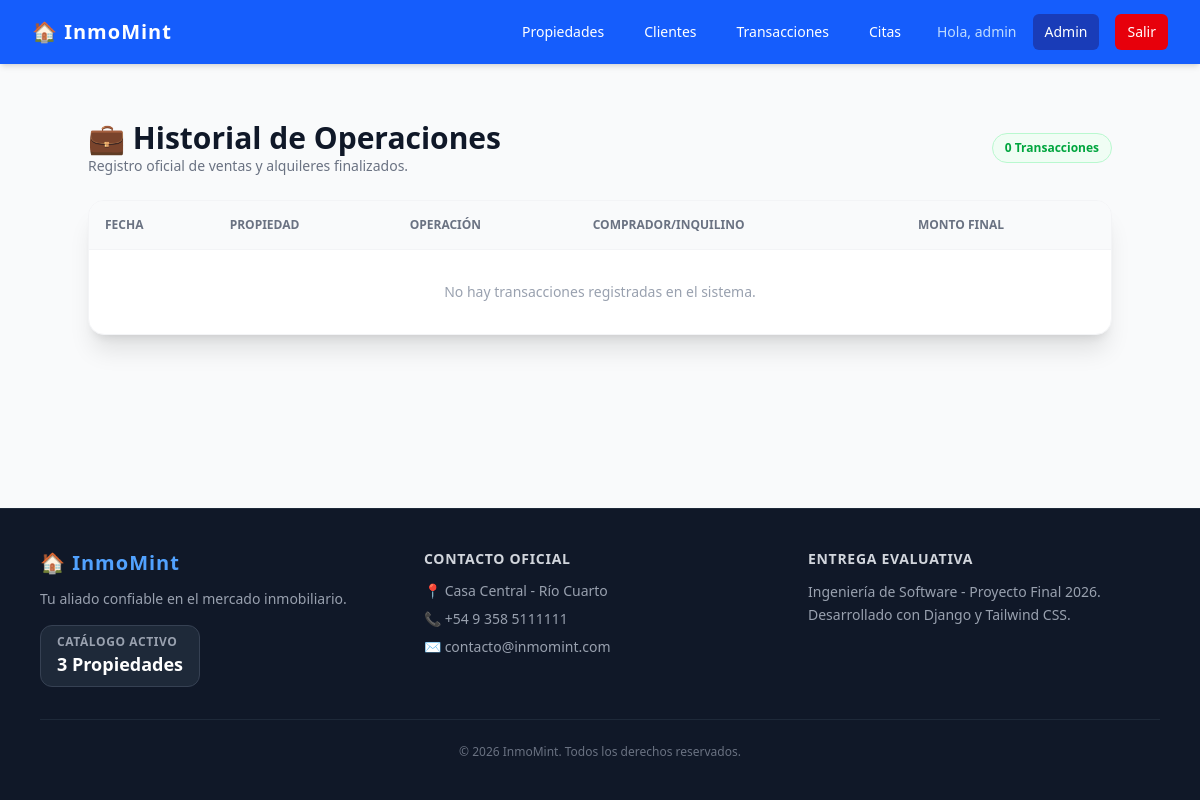
The page /propiedades/transacciones/ (signed in) on the database as committed earlier.
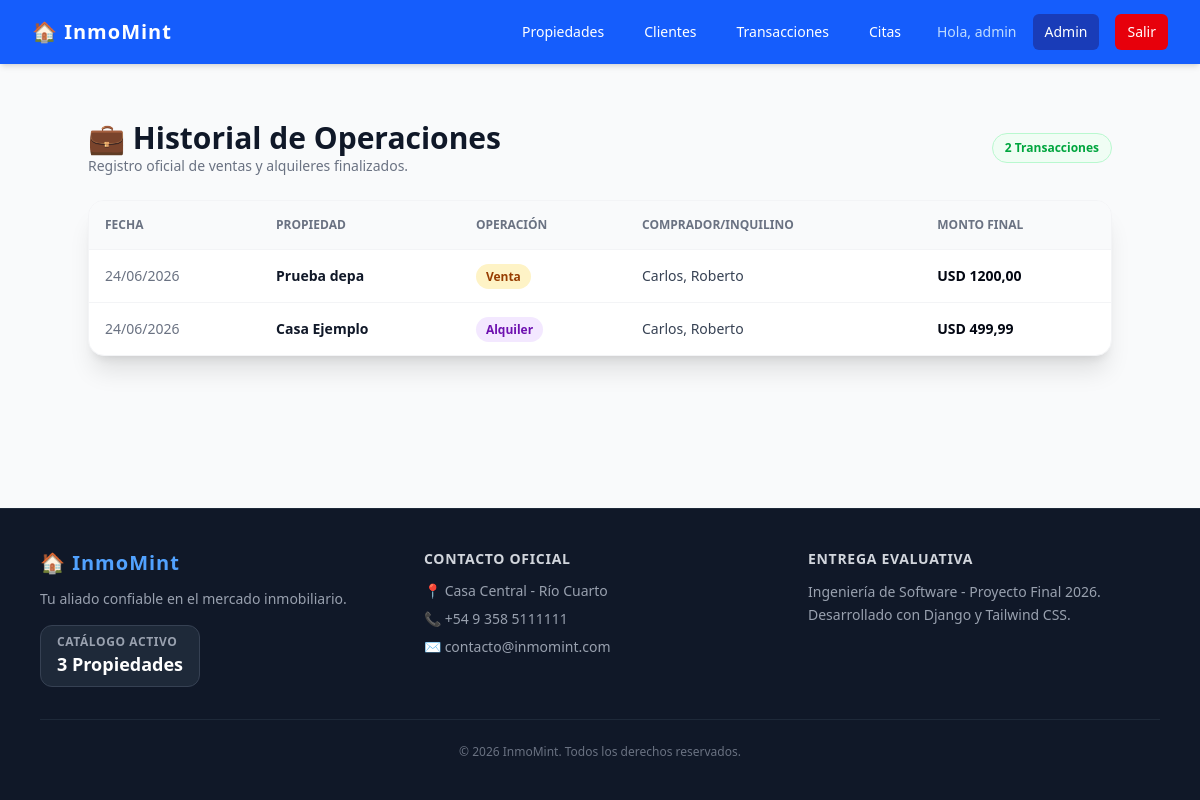
The same page on the database as committed later.
### usuarios/models.py (models this page shows, shortened)
class UsuarioPersonalizado(AbstractUser):
    telefono = models.CharField(max_length=20, blank=True, null=True)
    es_agente = models.BooleanField(default=False)

### inmobiliaria/models.py (models this page shows, shortened)
class Transaccion(models.Model):
    TIPO_OP_CHOICES = [
        ('VENTA', 'Venta'),
        ('ALQUILER', 'Alquiler'),
    ]
    propiedad = models.ForeignKey(Propiedad, on_delete=models.PROTECT)
    cliente = models.ForeignKey(Cliente, on_delete=models.PROTECT)
    agente = models.ForeignKey(settings.AUTH_USER_MODEL, on_delete=models.PROTECT)
    tipo_operacion = models.CharField(max_length=10, choices=TIPO_OP_CHOICES)
    fecha = models.DateField(auto_now_add=True)
    monto_final = models.DecimalField(max_digits=12, decimal_places=2)
    class Meta:
        verbose_name_plural = "Transacciones"

class Propiedad(models.Model):
    TIPO_CHOICES = [
        ('CASA', 'Casa'),
        ('DEPA', 'Departamento'),
        ('TERR', 'Terreno'),
        ('LOCA', 'Local Comercial'),
    ]
    ESTADO_CHOICES = [
        ('DISP', 'Disponible'),
        ('ALQU', 'Alquilada'),
        ('VEND', 'Vendida'),
    ]
    titulo = models.CharField(max_length=200, verbose_name="Título")
    descripcion = models.TextField(verbose_name="Descripción")
    direccion = models.CharField(max_length=250, verbose_name="Dirección")
    precio = models.DecimalField(max_length=12, decimal_places=2, max_digits=12, verbose_name="Precio (USD)")
    tipo = models.CharField(max_length=4, choices=TIPO_CHOICES, default='CASA')
    estado = models.CharField(max_length=4, choices=ESTADO_CHOICES, default='DISP')
    agente = models.ForeignKey(settings.AUTH_USER_MODEL, on_delete=models.SET_NULL, null=True, blank=True, related_name="propiedades")
    class Meta:
        verbose_name_plural = "Propiedades"

class Cliente(models.Model):
    nombre = models.CharField(max_length=100)
    apellido = models.CharField(max_length=100)
    dni = models.CharField(max_length=15, unique=True, verbose_name="DNI")
    telefono = models.CharField(max_length=20, verbose_name="Teléfono")
    email = models.EmailField(verbose_name="Correo Electrónico")
    def __str__(self):
        return f"{self.apellido}, {self.nombre}"

### inmobiliaria/views.py (the view)
# urls.py: path('transacciones/', views.lista_transacciones, name='lista_transacciones'),
@login_required
@permission_required('inmobiliaria.view_transaccion', login_url='lista_propiedades')
def lista_transacciones(request):
    transacciones = Transaccion.objects.all()
    return render(request, 'inmobiliaria/lista_transacciones.html', {'transacciones': transacciones})

### inmobiliaria/context_processors.py (called while the page is built)
def datos_inmobiliaria(request):
    return {
        'global_nombre_web': 'InmoMint',
        'global_telefono': '+54 9 358 5111111',
        'global_email': 'contacto@inmomint.com',
        'global_total_propiedades': Propiedad.objects.count()
    }

### templates/inmobiliaria/lista_transacciones.html (shortened to what this page needs)
{% extends 'base.html' %}
{% block content %}
<div class="max-w-5xl mx-auto py-6">
    <div class="flex flex-col sm:flex-row justify-between items-start sm:items-center mb-6 gap-4">
        <div>
            <h1 class="text-3xl font-black text-gray-900">💼 Historial de Operaciones</h1>
            <p class="text-gray-500 text-sm">Registro oficial de ventas y alquileres finalizados.</p>
        </div>
        <span class="bg-green-50 text-green-600 text-xs font-bold px-3 py-1.5 rounded-full border border-green-200">
            {{ transacciones.count }} Transacciones
        </span>
    </div>
    <div class="bg-white rounded-2xl shadow-xl overflow-hidden border border-gray-100">
        <div class="overflow-x-auto">
            <table class="w-full text-left text-sm text-gray-600">
                <thead class="bg-gray-50 text-xs uppercase text-gray-500 font-bold border-b border-gray-100">
                    <tr>
                        <th class="p-4">Fecha</th>
                        <th class="p-4">Propiedad</th>
                        <th class="p-4">Operación</th>
                        <th class="p-4">Comprador/Inquilino</th>
                        <th class="p-4">Monto Final</th>
                    </tr>
                </thead>
                <tbody class="divide-y divide-gray-100">
                    {% for t in transacciones %}
                    <tr class="hover:bg-gray-50/50 transition-colors">
                        <td class="p-4 font-medium text-gray-500">{{ t.fecha|date:"d/m/Y" }}</td>
                        <td class="p-4 font-bold text-gray-900">{{ t.propiedad.titulo }}</td>
                        <td class="p-4">
                            <span class="text-xs px-2.5 py-1 rounded-full font-bold {% if t.tipo_operacion == 'VENTA' %}bg-amber-100 text-amber-800{% else %}bg-purple-100 text-purple-800{% endif %}">
                                {{ t.get_tipo_operacion_display }}
                            </span>
                        </td>
                        <td class="p-4 text-gray-700">{{ t.cliente }}</td>
                        <td class="p-4 font-black text-gray-950">USD {{ t.monto_final }}</td>
                    </tr>
                    {% empty %}
                    <tr>
                        <td colspan="5" class="p-8 text-center text-gray-400 font-medium">No hay transacciones registradas en el sistema.</td>
                    </tr>
                    {% endfor %}
                </tbody>
            </table>
        </div>
    </div>
</div>
{% endblock %}

### templates/base.html (shortened to what this page needs)
<!DOCTYPE html>
<html lang="es">
<head>
    <script src="https://cdn.jsdelivr.net/npm/@tailwindcss/browser@4"></script>
</head>
<body class="bg-gray-50 flex flex-col min-h-screen">
    <nav class="bg-blue-600 text-white shadow-md">
        <div class="max-w-7xl mx-auto px-4 sm:px-6 lg:px-8">
            <div class="flex items-center justify-between h-16">
                <div class="flex items-center">
                    <a href="{% url 'home' %}" class="text-xl font-bold tracking-wider">🏠 InmoMint</a>
                </div>
                <div class="flex items-center space-x-2 md:space-x-4">
                    <a href="{% url 'lista_propiedades' %}" class="hover:bg-blue-700 px-3 py-2 rounded-md text-sm font-medium">Propiedades</a>
                    {% if user.is_authenticated %}
                        {% if perms.inmobiliaria.view_cliente %}
                            <a href="{% url 'lista_clientes' %}" class="hover:bg-blue-700 px-3 py-2 rounded-md text-sm font-medium">Clientes</a>
                        {% endif %}
                        {% if perms.inmobiliaria.view_transaccion %}
                            <a href="{% url 'lista_transacciones' %}" class="hover:bg-blue-700 px-3 py-2 rounded-md text-sm font-medium">Transacciones</a>
                        {% endif %}
                        {% if perms.inmobiliaria.view_cita %}
                            <a href="{% url 'lista_citas' %}" class="hover:bg-blue-700 px-3 py-2 rounded-md text-sm font-medium">Citas</a>
                        {% endif %}
                        <span class="text-blue-200 text-sm font-medium hidden lg:inline ml-2">Hola, {{ user.username }}</span>
                        {% if user.is_staff or user.es_agente %}
                            <a href="{% url 'admin:index' %}" class="hover:bg-blue-700 px-3 py-2 rounded-md text-sm font-medium bg-blue-800">Admin</a>
                        {% endif %}
                        <form method="POST" action="{% url 'logout' %}" class="inline">
                            <button type="submit" class="bg-red-600 hover:bg-red-700 text-white px-3 py-2 rounded-md text-sm font-medium transition-colors cursor-pointer">
                                Salir
                            </button>
                        </form>
                    {% else %}
                        <a href="{% url 'login' %}" class="bg-blue-800 hover:bg-blue-900 text-white px-4 py-2 rounded-md text-sm font-medium transition-colors">
                            Iniciar Sesión
                        </a>
                    {% endif %}
                </div>
            </div>
        </div>
    </nav>
    <main class="flex-grow max-w-7xl w-full mx-auto px-4 sm:px-6 lg:px-8 py-8">
        {% block content %}
        {% endblock %}
    </main>
    <footer class="bg-gray-900 text-white mt-20 border-t border-gray-800">
        <div class="max-w-6xl mx-auto px-4 py-10">
            <div class="grid grid-cols-1 md:grid-cols-3 gap-8 text-center md:text-left">
                <div>
                    <h3 class="text-xl font-black tracking-wider text-blue-400 mb-3">🏠 {{ global_nombre_web }}</h3>
                    <p class="text-gray-400 text-sm mb-4">Tu aliado confiable en el mercado inmobiliario.</p>
                    <div class="inline-block bg-gray-800 px-4 py-2 rounded-xl border border-gray-700">
                        <span class="text-xs text-gray-400 block uppercase font-bold tracking-wider">Catálogo Activo</span>
                        <span class="text-lg font-black text-white">{{ global_total_propiedades }} Propiedades</span>
                    </div>
                </div>
                <div>
                    <h4 class="text-sm font-bold uppercase tracking-wider text-gray-300 mb-3">Contacto Oficial</h4>
                    <ul class="space-y-2 text-sm text-gray-400">
                        <li>📍 Casa Central - Río Cuarto</li>
                        <li>📞 {{ global_telefono }}</li>
                        <li>✉️ {{ global_email }}</li>
                    </ul>
                </div>
                <div>
                    <h4 class="text-sm font-bold uppercase tracking-wider text-gray-300 mb-3">Entrega Evaluativa</h4>
                    <p class="text-sm text-gray-400 leading-relaxed">
                        Ingeniería de Software - Proyecto Final 2026.<br>
                        Desarrollado con Django y Tailwind CSS.
                    </p>
                </div>
            </div>
            <div class="border-t border-gray-800 mt-8 pt-6 text-center text-xs text-gray-500">
                &copy; 2026 {{ global_nombre_web }}. Todos los derechos reservados.
            </div>
        </div>
    </footer>
</body>
</html>

Rows that differ between the two databases and show on the page:
added Transaccion: fecha "24/06/2026", propiedad.titulo "Prueba depa", tipo_operacion "Venta", cliente "Carlos, Roberto", monto_final "1200,00"
added Transaccion: fecha "24/06/2026", propiedad.titulo "Casa Ejemplo", tipo_operacion "Alquiler", cliente "Carlos, Roberto", monto_final "499,99"
Other text that changed with them:
{{ transacciones.count }}: "0" → "2"
text no longer shown: "No hay transacciones registradas en el sistema."
